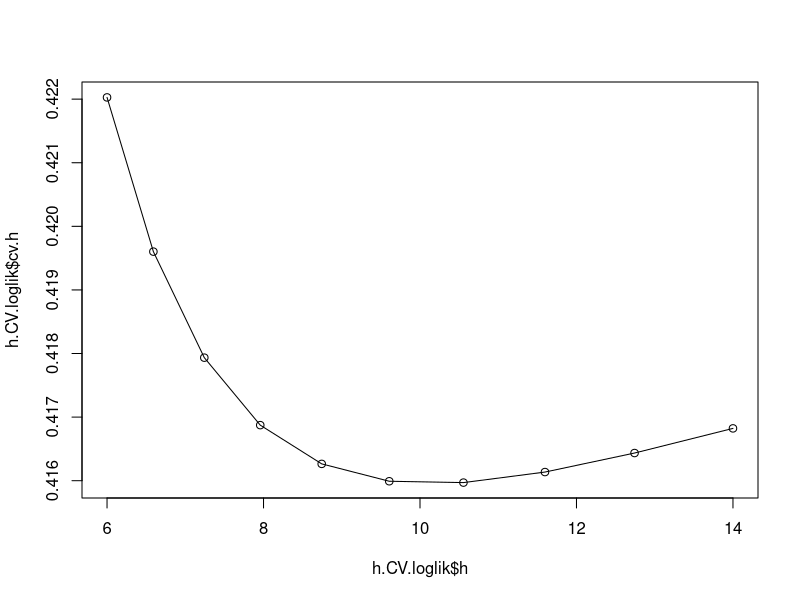
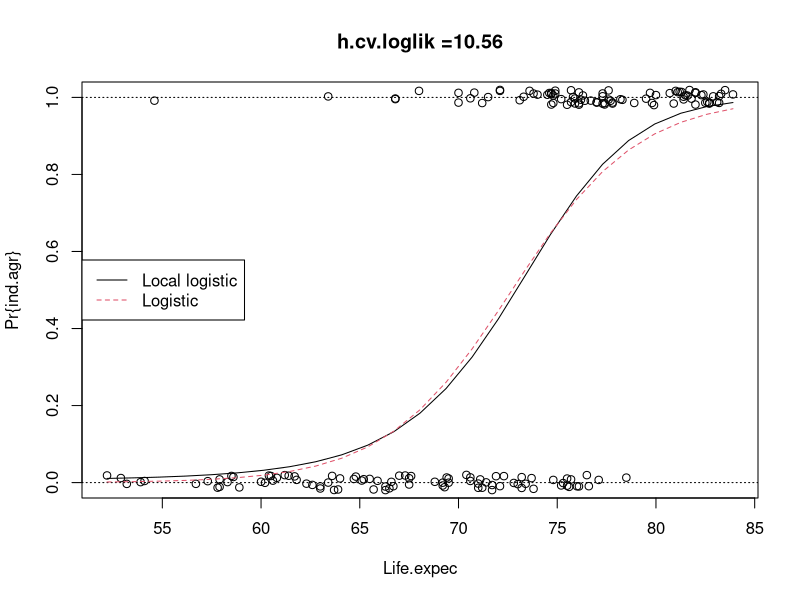
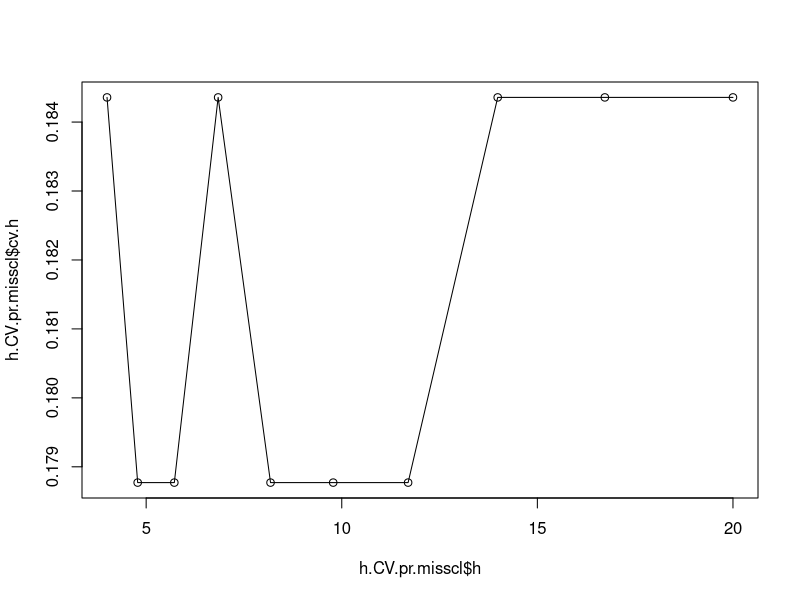

The R source for these figures, in order:
## ---- chunk 1
knitr::opts_chunk$set(echo = TRUE)
## ---- chunk 2
# Bandwidth choice in the local logistic regression 
# by leave-one-out cross-validation.
# Function "sm.binomial", from library "sm", is used.
#
# Pedro Delicado

# method can be equal to 'loglik.CV' (default) or 'prob.missclas.CV'
# rg.h=range of h
# h = how many values of h you want to use
h.cv.sm.binomial <- function(x,y,rg.h=NULL,l.h=10,method=loglik.CV){
   cv.h <- numeric(l.h)
   if (is.null(rg.h)){
      hh <- c(h.select(x,y,method="cv"),
              h.select(x,y,method="aicc"))#,hcv(x,y))
      rg.h <- range(hh)*c(1/1.1, 1.5)
   }
   i <- 0
   gr.h <- exp( seq(log(rg.h[1]), log(rg.h[2]), l=l.h))
   for (h in gr.h){
      i <- i+1
      cv.h[i] <- method(x,y,h)
   }
   return(list(h = gr.h, 
               cv.h = cv.h, 
               h.cv = gr.h[which.min(cv.h)]))
}

# method prob.missclas.CV: leave-one-out probability of miss-classification
prob.missclas.CV <- function(x,y,h){
  n <- length(x)
  pred <- sapply(1:n, # pred = probabilites
      function(i,x,y,h){
         sm.binomial(x=x[-i],y=y[-i],h=h,eval.points=x[i],display="none")$estimate # eval function at the point that has been removed
      },   x,y,h)
  return(sum(abs(pred-y)>.5)/n) # return proportion of missclassification 
}

# method loglik.CV: leave-one-out log-likelihood 
loglik.CV <- function(x,y,h){
  n <- length(x)
  pred <- sapply(1:n, 
      function(i,x,y,h){
         sm.binomial(x=x[-i],y=y[-i],h=h,eval.points=x[i],display="none")$estimate
      },   x,y,h)
  return(-sum( y*log(pred/(1-pred)) + log(1-pred) )/n)
}
## ---- chunk 3
countries<-read.csv2(file="HDI.2017.subset.csv",row.names = 1)
attach(countries)
ind.agr<-(Agric.employ.. < median(Agric.employ..) )
library(sm)
## ---- chunk 4
# using h.CV.loglik
h.CV.loglik <- h.cv.sm.binomial(Life.expec,ind.agr,rg.h=c(6,14),method=loglik.CV)
plot(h.CV.loglik$h,h.CV.loglik$cv.h)
lines(h.CV.loglik$h,h.CV.loglik$cv.h)
## ---- chunk 5
aux <- sm.binomial(Life.expec,ind.agr,h=h.CV.loglik$h.cv)
title(main=paste("h.cv.loglik =",round(h.CV.loglik$h.cv,2),sep=""))

aux.glm <- glm(ind.agr ~ Life.expec,family=binomial)
pred <- predict(aux.glm, 
                newdata=data.frame(Life.expec=aux$eval.points),
                type="response")
lines(aux$eval.points,pred,col=2,lty=2)
legend("left",c("Local logistic","Logistic"),
      col=c(1,2),lty=c(1,2))

## ---- chunk 6
# using h.CV.pr.misscl
n<-length(Life.expec)       
h.CV.pr.misscl <- h.cv.sm.binomial(Life.expec,ind.agr,rg.h=c(4,20),
                                   method=prob.missclas.CV)
plot(h.CV.pr.misscl$h,h.CV.pr.misscl$cv.h)
lines(h.CV.pr.misscl$h,h.CV.pr.misscl$cv.h)
